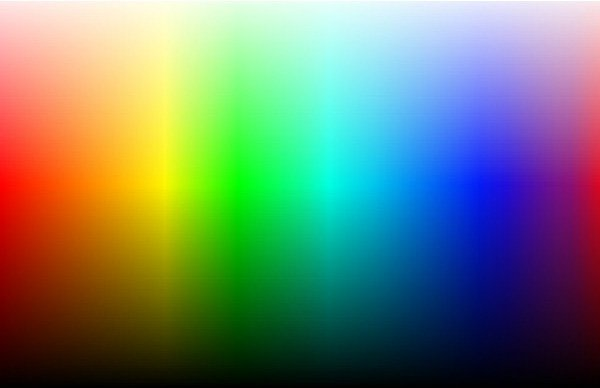
#> input picture src/Experiments/spectrum_chart.jpg, 600 x 388 px
$ python color_spectrum_analyzer.py
#> lines starting #> are read from the running program, lines starting #| are printed output that depends on the picture; after the words box and inside, x2 and y2 are one past the last pixel; in counts of white or black regions, pixels touching at a corner belong together
import cv2
import numpy as np

color_spect = cv2.imread("spectrum_chart.jpg", 1)
#> color_spect is the input picture: shape (388, 600, 3); mean B, G, R 111.8, 129.8, 110

while(1):
    hsv_image = cv2.cvtColor(color_spect, cv2.COLOR_BGR2HSV)
#> hsv_image: shape (388, 600, 3); mean H, S, V 73.9, 192.6, 178.4

    lower_red_hue_range = hsv_image
    upper_red_hue_range = hsv_image
    green_hue_range = hsv_image # You may wonder why I am setting them equal to frame. That is just so
                            # that I know that they are all the same datatype. I was initially
                            # using blank numpy arrays and they were failing.

    lower_red_hue_range = cv2.inRange(hsv_image, np.array([0, 80, 100]) , np.array([10, 255, 255]))
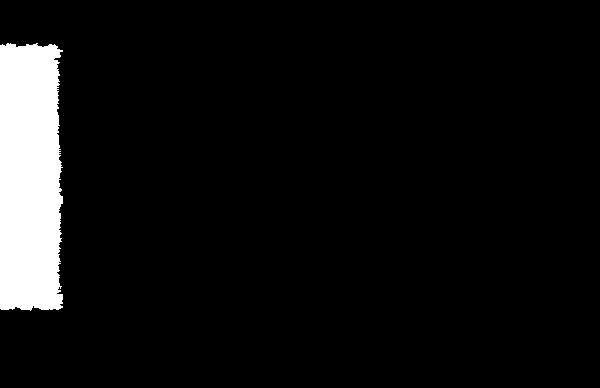
#> lower_red_hue_range: shape (388, 600); 6.8% white; 1 white region, box (x1, y1, x2, y2) and area: (0, 43, 63, 311) 15787
    upper_red_hue_range = cv2.inRange(hsv_image, np.array([160, 80, 100]) , np.array([179, 255, 255]))
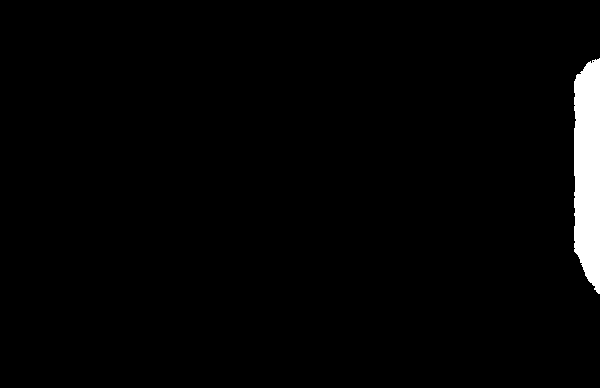
#> upper_red_hue_range: shape (388, 600); 2.3% white; 1 white region, box (x1, y1, x2, y2) and area: (574, 58, 600, 294) 5364
    green_hue_range = cv2.inRange(hsv_image, np.array([55, 50, 50]) , np.array([70, 200, 255]))
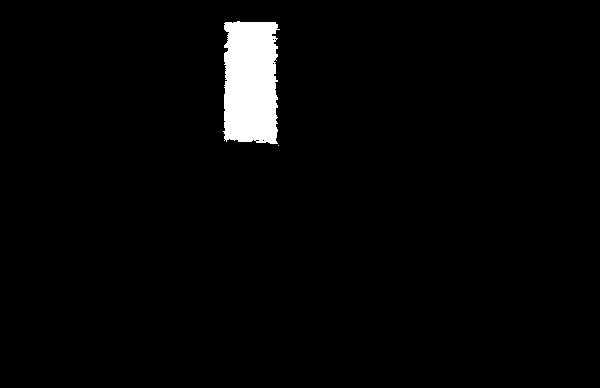
#> green_hue_range: shape (388, 600); 2.7% white; 2 white regions (1 under 20 px), largest, box (x1, y1, x2, y2) and area: (223, 21, 280, 144) 6176

    all_roombas =  cv2.addWeighted(lower_red_hue_range, 1, upper_red_hue_range, 1, 0)
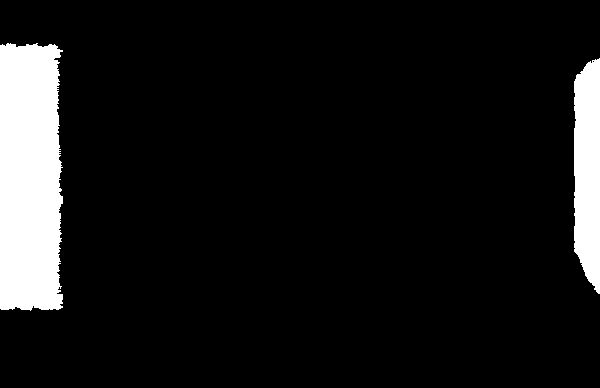
#> all_roombas: shape (388, 600); 9.1% white; 2 white regions, box (x1, y1, x2, y2) and area: (0, 43, 63, 311) 15787, (574, 58, 600, 294) 5364

    all_roombas = cv2.addWeighted(all_roombas, 1, green_hue_range, 1, 0)
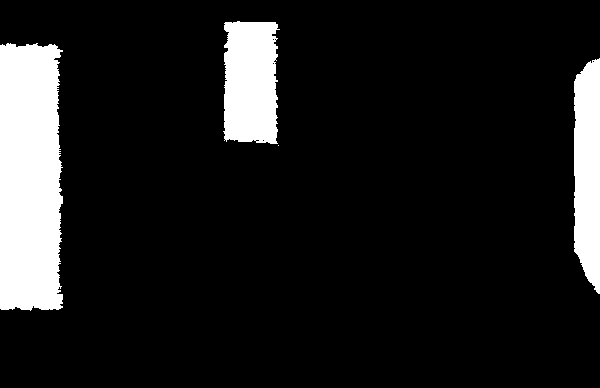
#> all_roombas: shape (388, 600); 11.7% white; 4 white regions (1 under 20 px), largest, box (x1, y1, x2, y2) and area: (0, 43, 63, 311) 15787, (223, 21, 280, 144) 6176, (574, 58, 600, 294) 5364

    cv2.imshow('blobs',  green_hue_range)

    k = cv2.waitKey(5) & 0xFF
#> (key Esc is pressed here)
    if k == 27:
        break

cv2.destroyAllWindows()
